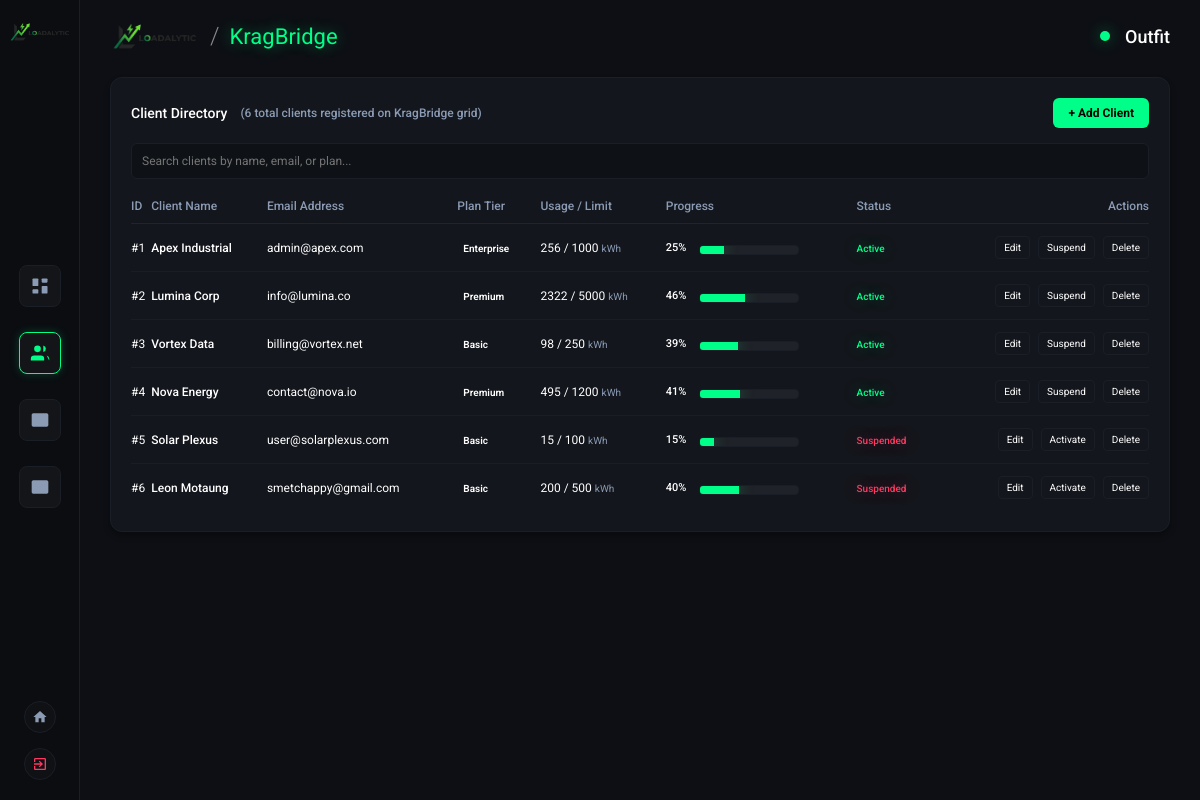
Page /admin/users (signed in) on the committed database.
### tables this page shows
CREATE TABLE users (
            id INTEGER PRIMARY KEY AUTOINCREMENT,
            name TEXT NOT NULL,
            plan TEXT NOT NULL,
            limit_kwh REAL NOT NULL,
            usage_kwh REAL DEFAULT 0,
            status TEXT DEFAULT 'Active',
            email TEXT NOT NULL
        );

### app.py (the view)
@app.route('/admin/users')
def admin_users_page():
    if not is_logged_in():
        flash('Please login to access this section.', 'warning')
        return redirect(url_for('admin_dashboard'))
    conn = get_db()
    users = conn.execute("SELECT * FROM users").fetchall()
    conn.close()
    return render_template('admin/users.html', users=users, logged_in=is_logged_in())

### app.py (called while the page is built)
def get_db():
    conn = sqlite3.connect(DATABASE)
    conn.row_factory = sqlite3.Row
    return conn

def is_logged_in():
    return session.get('admin_logged_in', False)

### templates/admin/users.html (shortened to what this page needs)
{% extends "admin/base.html" %}
{% set active_tab = 'users' %}
{% block content %}
<div class="admin-full-layout">
    <div class="panel">
        <div class="panel-header">
            <div class="panel-title">
                Client Directory
                <span class="panel-subtitle">({{ users|length }} total clients registered on KragBridge grid)</span>
            </div>
            <button class="btn-submit" onclick="openAddModal()" style="width: auto; padding: 8px 15px;">
                + Add Client
            </button>
        </div>
        <div style="margin-bottom: 20px;">
            <input type="text" id="clientSearch" class="form-input" placeholder="Search clients by name, email, or plan..." onkeyup="filterClients()">
        </div>
        <table class="data-table" id="clientsTable">
            <thead>
                <tr>
                    <th>ID</th>
                    <th>Client Name</th>
                    <th>Email Address</th>
                    <th>Plan Tier</th>
                    <th>Usage / Limit</th>
                    <th>Progress</th>
                    <th>Status</th>
                    <th style="text-align: right;">Actions</th>
                </tr>
            </thead>
            <tbody>
                {% for user in users %}
                {% set pct = (user.usage_kwh / user.limit_kwh * 100)|int %}
                <tr class="client-row">
                    <td>#{{ user.id }}</td>
                    <td class="client-name" style="font-weight: 500;">{{ user.name }}</td>
                    <td class="client-email">{{ user.email }}</td>
                    <td class="client-plan"><span class="news-badge {{ user.plan }}">{{ user.plan }}</span></td>
                    <td>{{ user.usage_kwh|int }} / {{ user.limit_kwh|int }} <span style="font-size: 10px; color: var(--text-secondary);">kWh</span></td>
                    <td>
                        <div style="display: flex; align-items: center; gap: 8px;">
                            <span style="font-size: 11px; font-weight: 500; min-width: 25px;">{{ pct }}%</span>
                            <div class="usage-bar-container">
                                <div class="usage-bar {% if pct > 90 %}danger{% elif pct > 75 %}alert{% endif %}" style="width: {{ pct if pct <= 100 else 100 }}%;"></div>
                            </div>
                        </div>
                    </td>
                    <td>
                        <span class="status-badge {% if user.status == 'Suspended' %}suspended{% endif %}">
                            {{ user.status }}
                        </span>
                    </td>
                    <td style="text-align: right;">
                        <div style="display: flex; gap: 8px; justify-content: flex-end;">
                            <button class="action-btn" onclick="openEditModal('{{ user.id }}', '{{ user.name|escape }}', '{{ user.email|escape }}', '{{ user.plan }}', '{{ user.limit_kwh }}', '{{ user.usage_kwh }}', '{{ user.status }}')">
                                Edit
                            </button>
                            <form action="/admin/users/toggle/{{ user.id }}" method="POST" style="display: inline;">
                                <button type="submit" class="action-btn">
                                    {% if user.status == 'Active' %}Suspend{% else %}Activate{% endif %}
                                </button>
                            </form>
                            <form action="/admin/users/delete/{{ user.id }}" method="POST" style="display: inline;" onsubmit="return confirm('Are you sure you want to completely remove this client from the loadgrid?');">
                                <button type="submit" class="action-btn delete">
                                    Delete
                                </button>
                            </form>
                        </div>
                    </td>
                </tr>
                {% endfor %}
            </tbody>
        </table>
    </div>
</div>
{% endblock %}

### templates/admin/base.html (shortened to what this page needs)
<!DOCTYPE html>
<html lang="en">
<head>
    <link rel="stylesheet" href="{{ url_for('static', filename='css/admin.css') }}">
</head>
<body>
    <div class="sidebar">
        <div class="logo-section" style="margin-bottom: 30px;">
            <a href="/" title="Go to Website Home" style="display: block; width: 64px;">
                <img src="/assets/images/header/logo.png" alt="Loadalytic Logo" style="width: 100%; height: auto; display: block;">
            </a>
        </div>
        <div class="nav-indices">
            <a href="/admin/dashboard" class="nav-icon {% if active_tab == 'dashboard' %}active{% endif %}" title="Dashboard Overview">
                <svg viewBox="0 0 24 24" xmlns="http://www.w3.org/2000/svg">
                    <rect x="3" y="3" width="7" height="9" rx="1"/>
                    <rect x="14" y="3" width="7" height="5" rx="1"/>
                    <rect x="3" y="16" width="7" height="5" rx="1"/>
                    <rect x="14" y="12" width="7" height="9" rx="1"/>
                </svg>
            </a>
            <a href="/admin/users" class="nav-icon {% if active_tab == 'users' %}active{% endif %}" title="Client Directory">
                <svg viewBox="0 0 24 24" xmlns="http://www.w3.org/2000/svg">
                    <path d="M17 21v-2a4 4 0 0 0-4-4H5a4 4 0 0 0-4 4v2"/>
                    <circle cx="9" cy="7" r="4"/>
                    <path d="M23 21v-2a4 4 0 0 0-3-3.87"/>
                    <path d="M16 3.13a4 4 0 0 1 0 7.75"/>
                </svg>
            </a>
            <a href="/admin/news" class="nav-icon {% if active_tab == 'news' %}active{% endif %}" title="News Bulletins">
                <svg viewBox="0 0 24 24" xmlns="http://www.w3.org/2000/svg">
                    <path d="M4 4h16c1.1 0 2 .9 2 2v12c0 1.1-.9 2-2 2H4c-1.1 0-2-.9-2-2V6c0-1.1.9-2 2-2z"/>
                    <path d="M16 8h2m-6 4h6m-6 4h6M6 8h4v8H6V8z"/>
                </svg>
            </a>
            <a href="/admin/marketing" class="nav-icon {% if active_tab == 'marketing' %}active{% endif %}" title="Email Dispatch Center">
                <svg viewBox="0 0 24 24" xmlns="http://www.w3.org/2000/svg">
                    <path d="M4 4h16c1.1 0 2 .9 2 2v12c0 1.1-.9 2-2 2H4c-1.1 0-2-.9-2-2V6c0-1.1.9-2 2-2z"/>
                    <polyline points="22,6 12,13 2,6"/>
                </svg>
            </a>
        </div>
        <div class="bottom-icons">
            <a href="/" class="circle-icon" title="Return to Homepage">
                <svg viewBox="0 0 24 24" width="16" height="16" fill="currentColor" xmlns="http://www.w3.org/2000/svg">
                    <path d="M10 20v-6h4v6h5v-8h3L12 3 2 12h3v8z"/>
                </svg>
            </a>
            {% if logged_in %}
            <a href="/admin/logout" class="circle-icon" title="Log Out" style="color: var(--neon-red);">
                <svg viewBox="0 0 24 24" width="16" height="16" fill="currentColor" xmlns="http://www.w3.org/2000/svg">
                    <path d="M10.09 15.59L11.5 17l5-5-5-5-1.41 1.41L12.67 11H3v2h9.67l-2.58 2.59zM19 3H5c-1.11 0-2 .9-2 2v4h2V5h14v14H5v-4H3v4c0 1.1.89 2 2 2h14c1.1 0 2-.9 2-2V5c0-1.1-.9-2-2-2z"/>
                </svg>
            </a>
            {% endif %}
        </div>
    </div>
    <div class="main-content">
        <header class="top-header">
            <div class="title-group" style="display: flex; align-items: center; gap: 10px;">
                <img src="/assets/images/header/logo.png" alt="Loadalytic Logo" style="height: 32px; width: auto; display: block;">
                <span class="title-main" style="font-weight: 300; opacity: 0.5;">/</span>
                <span class="title-sub">KragBridge</span>
            </div>
            <div class="header-controls">
                <span class="status-light {% if grid_status == 'Warning' %}warning{% elif grid_status == 'Loadshedding' or grid_status == 'Critical' %}critical{% endif %}"></span>
                <span class="outfit-label">Outfit</span>
            </div>
        </header>
        {% block content %}{% endblock %}
    </div>
</body>
</html>

### rows in the picture
users: id "1", name "Apex Industrial", email "admin@apex.com", plan "Enterprise", usage_kwh "256", limit_kwh "1000", pct "25", status "Active", shows "Suspend"
users: id "2", name "Lumina Corp", email "info@lumina.co", plan "Premium", usage_kwh "2322", limit_kwh "5000", pct "46", status "Active", shows "Suspend"
users: id "3", name "Vortex Data", email "billing@vortex.net", plan "Basic", usage_kwh "98", limit_kwh "250", pct "39", status "Active", shows "Suspend"
users: id "4", name "Nova Energy", email "contact@nova.io", plan "Premium", usage_kwh "495", limit_kwh "1200", pct "41", status "Active", shows "Suspend"
users: id "5", name "Solar Plexus", email "user@solarplexus.com", plan "Basic", usage_kwh "15", limit_kwh "100", pct "15", status "Suspended", shows "Activate"
users: id "6", name "Leon Motaung", email "smetchappy@gmail.com", plan "Basic", usage_kwh "200", limit_kwh "500", pct "40", status "Suspended", shows "Activate"

### other values in the picture
{{ users|length }} "6"
